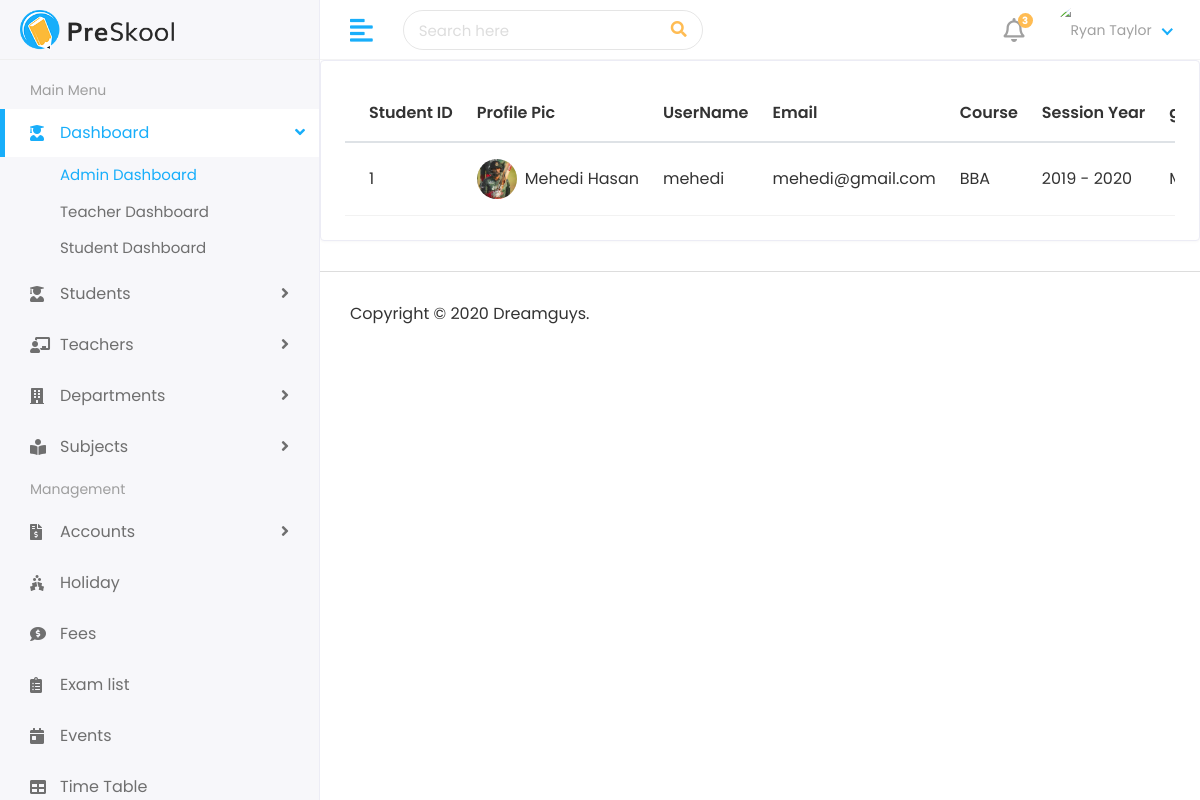
The app's page /student/studentList, older data.
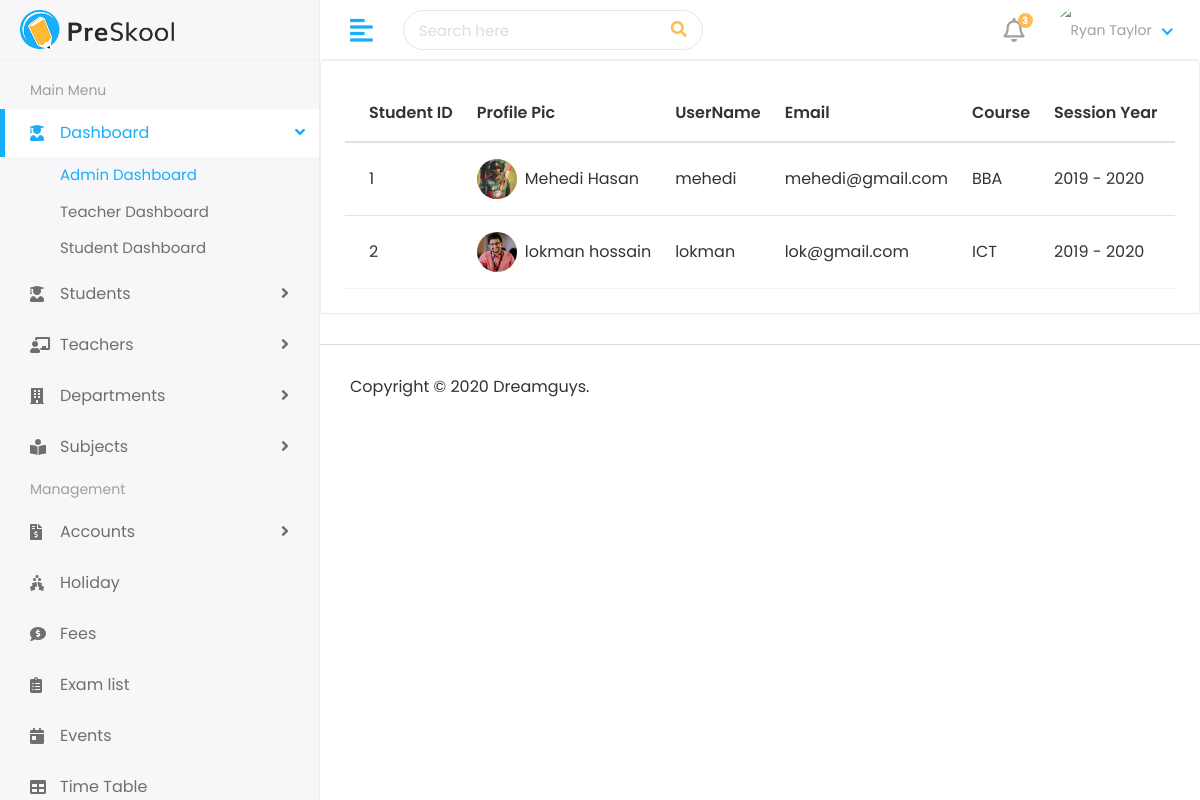
The same page, newer data.
### student/models.py (models this page shows, shortened)
class studentModel(models.Model):
    admin = models.OneToOneField(customUser , on_delete=models.CASCADE)
    address=models.TextField()
    gender = models.CharField(max_length=100)
    courseid = models.ForeignKey(courseModel, on_delete=models.DO_NOTHING,default=1)  # Set the default course
    sessionyearid = models.ForeignKey(sessionYearModel, on_delete=models.DO_NOTHING,default=1)
    cratedat = models.DateTimeField(auto_now_add=True)  # Set the default value using timezone.now
    updateat = models.DateTimeField(auto_now=True)

class courseModel(models.Model):
    name=models.CharField(max_length=100)
    createat=models.DateTimeField(auto_now_add=True)
    updateat=models.DateTimeField(auto_now=True)
    def __str__(self):
        return self.name

class sessionYearModel(models.Model):
    sessionStart=models.CharField(max_length=100)
    sessionEnd=models.CharField(max_length=100)
    def __str__(self):
        return self.sessionStart + " - " + self.sessionEnd

### authentication/models.py (models this page shows)
class customUser(AbstractUser):
    USER=(
        (1,"admin"),
        (2,"Teacher"),
        (3,"students"),
    )
    user_type=models.CharField(choices=USER,max_length=50,default=1)
    profile_pic=models.ImageField(upload_to="media/profile_pic")

### student/views.py (the view)
# urls.py: path('studentList', views.studentList,name="studentList"),
def studentList(request):
    allStudent=studentModel.objects.all()
    return render(request,"Students/studentList.html",{"student":allStudent})

### templates/Students/studentList.html (shortened to what this page needs)
{% extends 'base.html' %}
{% block content %}
<div class="row">
    <div class="col-sm-12">
       <div class="card card-table">
          <div class="card-body">
             <div class="table-responsive">
                <table class="table table-hover table-center mb-0 datatable">
                   <thead>
                      <tr>
                        <th>Student ID</th>
                        <th>Profile Pic</th>
                         <th>UserName</th>
                         <th>Email</th>
                         <th>Course</th>
                         <th>Session Year</th>
                         <th>gender</th>
                      </tr>
                   </thead>
                   <tbody>
                     {% for s in  student%}
                     <tr>
                         <td>{{s.id}}</td>
                         <td>
                            <h2 class="table-avatar">
                               <a href="student-details.html" class="avatar avatar-sm mr-2"><img class="avatar-img rounded-circle" src="/{{s.admin.profile_pic}}" alt="User Image"></a>
                               <a href="student-details.html">{{s.admin.first_name}}  {{s.admin.last_name}}</a>
                            </h2>
                         </td>
                         <td>{{s.admin.username}}</td>
                         <td>{{s.admin.email}}</td>
                         <td>{{s.courseid}}</td>
                         <td>{{s.sessionyearid}}</td>
                         <td>{{s.gender}}</td>
                      </tr>
                      {% endfor %}
                   </tbody>
                </table>
             </div>
          </div>
       </div>
    </div>
 </div>
{% endblock %}

Row changes from the older to the newer data that the page shows:
added studentModel: id "2", admin.profile_pic (picture), admin.first_name "lokman", admin.last_name "hossain", admin.username "lokman", admin.email "lok@gmail.com", courseid "ICT", sessionyearid "2019 - 2020"
